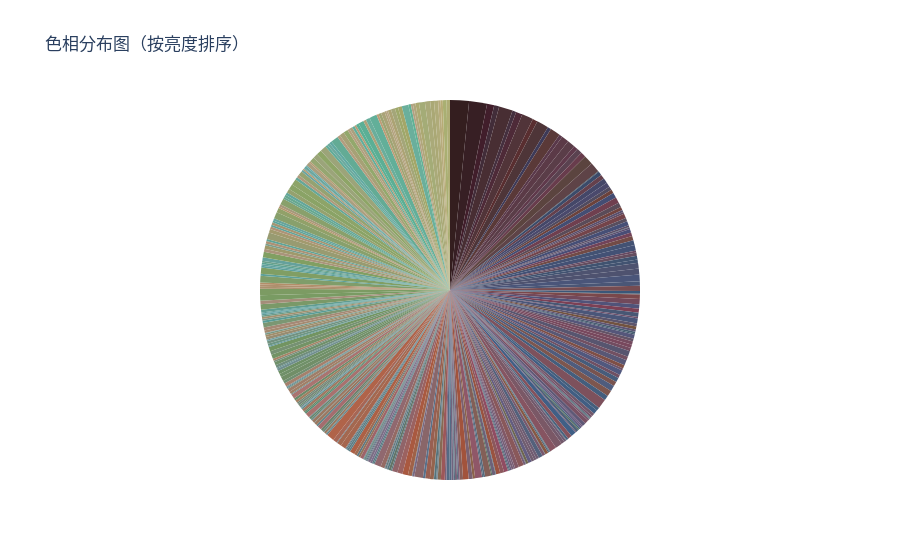

Notebook code for this chart:
### Code cell
import plotly.graph_objects as go

# Sort the DataFrame by 'H' column
df_merged_sorted = df_merged.sort_values('L')

colors = ['rgb({},{},{})'.format(r, g, b) for r, g, b in zip(df_merged_sorted['R'], df_merged_sorted['G'], df_merged_sorted['B'])]


fig = go.Figure(data=go.Pie(labels=df_merged_sorted['H'], values=df_merged_sorted['v'], marker=dict(colors=colors), textinfo='none', direction='clockwise', sort=False))
fig.update_layout(title='色相分布图（按亮度排序）', showlegend=False)
fig.show()

### Figure 1 — Plotly figure (JSON) as saved in the notebook; plotly's stock layout.template omitted (floating-point values rounded to 4 significant figures; data arrays with more than 128 entries replaced by an {"elided": "..."} marker saying what was removed)
{"data": [{"direction": "clockwise", "labels": {"elided": "361 int values"}, "marker": {"colors": {"elided": "361 str values"}}, "sort": false, "textinfo": "none", "type": "pie", "values": {"elided": "361 int values"}}], "layout": {"showlegend": false, "title": {"text": "色相分布图（按亮度排序）"}}}
